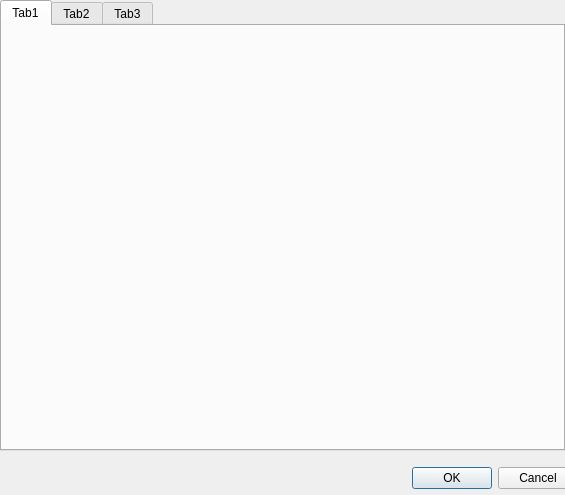
<?xml version="1.0" encoding="UTF-8"?>
<ui version="4.0">
 <class>TCPNetworkServer_DialogClass</class>
 <widget class="QDialog" name="TCPNetworkServer_DialogClass">
  <property name="geometry">
   <rect>
    <x>0</x>
    <y>0</y>
    <width>565</width>
    <height>495</height>
   </rect>
  </property>
  <property name="windowTitle">
   <string>TCPNetworkServer_Dialog</string>
  </property>
  <widget class="QWidget" name="layoutWidget">
   <property name="geometry">
    <rect>
     <x>340</x>
     <y>460</y>
     <width>238</width>
     <height>36</height>
    </rect>
   </property>
   <layout class="QHBoxLayout">
    <property name="spacing">
     <number>6</number>
    </property>
    <property name="leftMargin">
     <number>0</number>
    </property>
    <property name="topMargin">
     <number>0</number>
    </property>
    <property name="rightMargin">
     <number>0</number>
    </property>
    <property name="bottomMargin">
     <number>0</number>
    </property>
    <item>
     <spacer>
      <property name="orientation">
       <enum>Qt::Horizontal</enum>
      </property>
      <property name="sizeHint" stdset="0">
       <size>
        <width>131</width>
        <height>31</height>
       </size>
      </property>
     </spacer>
    </item>
    <item>
     <widget class="QPushButton" name="okButton">
      <property name="text">
       <string>OK</string>
      </property>
     </widget>
    </item>
    <item>
     <widget class="QPushButton" name="cancelButton">
      <property name="text">
       <string>Cancel</string>
      </property>
     </widget>
    </item>
   </layout>
  </widget>
  <widget class="QTabWidget" name="tabWidget">
   <property name="geometry">
    <rect>
     <x>0</x>
     <y>0</y>
     <width>565</width>
     <height>451</height>
    </rect>
   </property>
   <property name="currentIndex">
    <number>0</number>
   </property>
   <widget class="QWidget" name="tab1">
    <attribute name="title">
     <string>Tab1</string>
    </attribute>
   </widget>
   <widget class="QWidget" name="tab2">
    <attribute name="title">
     <string>Tab2</string>
    </attribute>
   </widget>
   <widget class="QWidget" name="tab">
    <attribute name="title">
     <string>Tab3</string>
    </attribute>
   </widget>
  </widget>
 </widget>
 <resources/>
 <connections/>
</ui>
